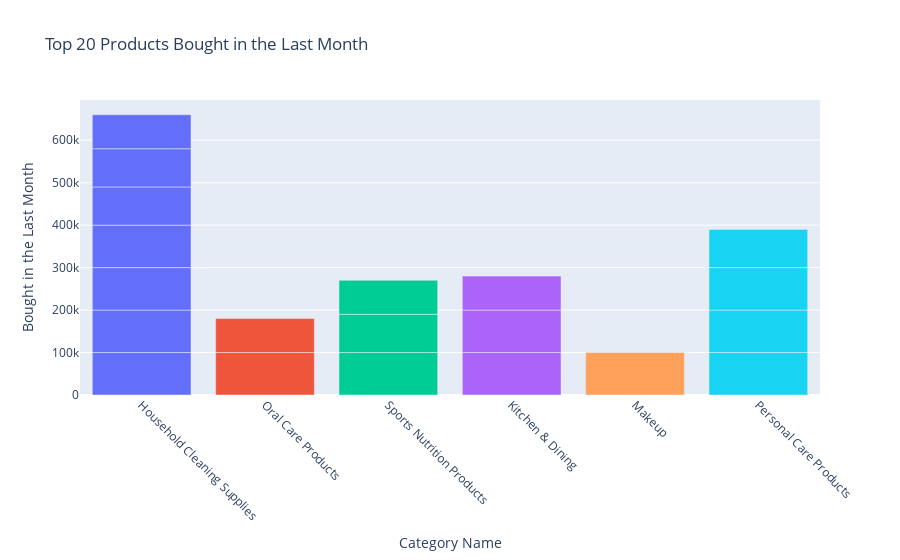

The cell this chart's notebook holds for it:
### Markdown cell above
To make the graph easier to view below is an interactive graph show the same as the above.

### Code cell
# Dataframes to use in graph
# Select the top 20 products
top_20_products_bought_in_last_month = merged_df.nlargest(20, 'boughtInLastMonth')

# Sort by 'boughtInLastMonth' to control x-axis order
top_20_products_bought_in_last_month = top_20_products_bought_in_last_month.sort_values(
    by='boughtInLastMonth', ascending=False
)
# Create interactive bar chart
fig = px.bar(
    top_20_products_bought_in_last_month,
    x='category_name',
    y='boughtInLastMonth',
    color='category_name',  # optional for color distinction
    hover_data=['title', 'boughtInLastMonth', 'price', 'reviews', 'stars', 'isBestSeller'],  # what to show on hover
    labels={'boughtInLastMonth': 'Bought in Last Month'},
    title='Top 20 Products Bought in the Last Month'
)

# Update layout for readability
fig.update_layout(
    xaxis_title='Category Name',
    yaxis_title='Bought in the Last Month',
    xaxis_tickangle=45,
    legend_title='Category',
    showlegend=False  # Hide default legend since hover shows product name
)

# Show the interactive chart
fig.show()

### Figure 1 — Plotly figure (JSON) as saved in the notebook; plotly's stock layout.template omitted (floating-point values rounded to 4 significant figures)
{"data": [{"customdata": [["Bounty Quick Size Paper Towels, White, 8 Family Rolls = 20 Regular Rolls", 24.42, 0, 4.8, 1], ["Amazon Brand - Presto! Flex-a-Size Paper Towels, 158 Sheet Huge Roll, 12 Rolls (2 Packs of 6), Equivalent to 38 Regular Rolls, White", 28.28, 0, 4.7, 0], ["Stardrops - The Pink Stuff - The Miracle All Purpose Cleaning Paste", 4.99, 0, 4.4, 1], ["Amazon Basics 2-Ply Paper Towels, Flex-Sheets, 150 Sheets per Roll, 12 Rolls (2 Packs of 6), White", 22.86, 0, 4.2, 0], ["Amazon Basics Tall Kitchen Drawstring Trash Bags, 13 Gallon, Unscented, 120 Count (Previously Solimo)", 18.88, 0, 4.7, 1], ["Sparkle® Pick-A-Size® Paper Towels, 6 Double Rolls = 12 Regular Rolls", 7.28, 0, 4.6, 0], ["Clorox Toilet Wand Disinfecting Refills, Bathroom Cleaning, Toilet Brush Heads, Disposable Wand Heads, Blue Original, 30 Count", 18.89, 0, 4.7, 1]], "hovertemplate": "category_name=%{x}<br>Bought in Last Month=%{y}<br>title=%{customdata[0]}<br>price=%{customdata[1]}<br>reviews=%{customdata[2]}<br>stars=%{customdata[3]}<br>isBestSeller=%{customdata[4]}<extra></extra>", "legendgroup": "Household Cleaning Supplies", "marker": {"color": "#636efa", "pattern": {"shape": ""}}, "name": "Household Cleaning Supplies", "orientation": "v", "showlegend": true, "textposition": "auto", "type": "bar", "x": ["Household Cleaning Supplies", "Household Cleaning Supplies", "Household Cleaning Supplies", "Household Cleaning Supplies", "Household Cleaning Supplies", "Household Cleaning Supplies", "Household Cleaning Supplies"], "xaxis": "x", "y": [100000, 100000, 100000, 100000, 90000, 90000, 80000], "yaxis": "y"}, {"customdata": [["Hismile v34 Colour Corrector, Tooth Stain Removal, Teeth Whitening Booster, Purple Toothpaste, Colour Correcting, Hismile V34, Hismile Colour Corrector, Tooth Colour Corrector", 20.69, 0, 3.4, 1], ["TheraBreath Fresh Breath Mouthwash, Icy Mint Flavor, Alcohol-Free, 16 Fl Oz (2-Pack)", 15.34, 0, 4.8, 1]], "hovertemplate": "category_name=%{x}<br>Bought in Last Month=%{y}<br>title=%{customdata[0]}<br>price=%{customdata[1]}<br>reviews=%{customdata[2]}<br>stars=%{customdata[3]}<br>isBestSeller=%{customdata[4]}<extra></extra>", "legendgroup": "Oral Care Products", "marker": {"color": "#EF553B", "pattern": {"shape": ""}}, "name": "Oral Care Products", "orientation": "v", "showlegend": true, "textposition": "auto", "type": "bar", "x": ["Oral Care Products", "Oral Care Products"], "xaxis": "x", "y": [100000, 80000], "yaxis": "y"}, {"customdata": [["LMNT Zero-Sugar Electrolytes - Variety Salt - Hydration Powder Packets | No Artificial Ingredients | Keto & Paleo Friendly | 12 Sticks", 25, 0, 4.5, 0], ["Liquid I.V. Hydration Multiplier - Lemon Lime - Hydration Powder Packets | Electrolyte Drink Mix | Easy Open Single-Serving | Non-GMO | 16 Sticks", 23.45, 0, 4.7, 1], ["Nutricost Creatine Monohydrate Micronized Powder 500G, 5000mg Per Serv (5g) - Micronized Creatine Monohydrate, 100 Servings", 23.5, 0, 4.7, 1]], "hovertemplate": "category_name=%{x}<br>Bought in Last Month=%{y}<br>title=%{customdata[0]}<br>price=%{customdata[1]}<br>reviews=%{customdata[2]}<br>stars=%{customdata[3]}<br>isBestSeller=%{customdata[4]}<extra></extra>", "legendgroup": "Sports Nutrition Products", "marker": {"color": "#00cc96", "pattern": {"shape": ""}}, "name": "Sports Nutrition Products", "orientation": "v", "showlegend": true, "textposition": "auto", "type": "bar", "x": ["Sports Nutrition Products", "Sports Nutrition Products", "Sports Nutrition Products"], "xaxis": "x", "y": [100000, 90000, 80000], "yaxis": "y"}, {"customdata": [["Nespresso Capsules VertuoLine, Medium and Dark Roast Coffee, Variety Pack, Stormio, Odacio, Melozio, 30 Count, Brews 7.77 Fl Oz (Pack of 3 )", 37.5, 0, 4.8, 0], ["Dixie Paper Plates, 8 1/2 inch, Dinner Size Printed Disposable Plate, 90 Count", 5.99, 0, 4.8, 1], ["Nespresso Capsules VertuoLine, Melozio, Medium Roast Coffee, Coffee Pods, Brews 7.77 Fl Ounce (VERTUOLINE ONLY), 10 Count (Pack of 3)", 37.5, 0, 4.8, 0]], "hovertemplate": "category_name=%{x}<br>Bought in Last Month=%{y}<br>title=%{customdata[0]}<br>price=%{customdata[1]}<br>reviews=%{customdata[2]}<br>stars=%{customdata[3]}<br>isBestSeller=%{customdata[4]}<extra></extra>", "legendgroup": "Kitchen & Dining", "marker": {"color": "#ab63fa", "pattern": {"shape": ""}}, "name": "Kitchen & Dining", "orientation": "v", "showlegend": true, "textposition": "auto", "type": "bar", "x": ["Kitchen & Dining", "Kitchen & Dining", "Kitchen & Dining"], "xaxis": "x", "y": [100000, 100000, 80000], "yaxis": "y"}, {"customdata": [["essence | Lash Princess False Lash Effect Mascara | Gluten & Cruelty Free", 4.99, 346563, 4.3, 1]], "hovertemplate": "category_name=%{x}<br>Bought in Last Month=%{y}<br>title=%{customdata[0]}<br>price=%{customdata[1]}<br>reviews=%{customdata[2]}<br>stars=%{customdata[3]}<br>isBestSeller=%{customdata[4]}<extra></extra>", "legendgroup": "Makeup", "marker": {"color": "#FFA15A", "pattern": {"shape": ""}}, "name": "Makeup", "orientation": "v", "showlegend": true, "textposition": "auto", "type": "bar", "x": ["Makeup"], "xaxis": "x", "y": [100000], "yaxis": "y"}, {"customdata": [["COSRX Snail Mucin 96% Power Repairing Essence 3.38 fl.oz 100ml, Hydrating Serum for Face with Snail Secretion Filtrate for Dull & Damaged Skin, Not Tested on Animals, No Parabens, Korean Skincare", 15, 0, 4.6, 1], ["Mighty Patch Original from Hero Cosmetics - Hydrocolloid Acne Pimple Patch for Covering Zits and Blemishes, Spot Stickers for Face and Skin, Vegan-friendly and Not Tested on Animals (36 Count)", 11.97, 0, 4.5, 1], ["Neutrogena Cleansing Fragrance Free Makeup Remover Face Wipes, Cleansing Facial Towelettes for Waterproof Makeup, Alcohol-Free, Unscented, 100% Plant-Based Fibers, Twin Pack, 2 x 25 ct", 10.27, 0, 4.8, 1], ["CeraVe Moisturizing Cream | Body and Face Moisturizer for Dry Skin | Body Cream with Hyaluronic Acid and Ceramides | Hydrating Moisturizer | Fragrance Free Non-Comedogenic | 19 Ounce", 17.78, 0, 4.8, 1]], "hovertemplate": "category_name=%{x}<br>Bought in Last Month=%{y}<br>title=%{customdata[0]}<br>price=%{customdata[1]}<br>reviews=%{customdata[2]}<br>stars=%{customdata[3]}<br>isBestSeller=%{customdata[4]}<extra></extra>", "legendgroup": "Personal Care Products", "marker": {"color": "#19d3f3", "pattern": {"shape": ""}}, "name": "Personal Care Products", "orientation": "v", "showlegend": true, "textposition": "auto", "type": "bar", "x": ["Personal Care Products", "Personal Care Products", "Personal Care Products", "Personal Care Products"], "xaxis": "x", "y": [100000, 100000, 100000, 90000], "yaxis": "y"}], "layout": {"barmode": "relative", "legend": {"title": {"text": "Category"}, "tracegroupgap": 0}, "showlegend": false, "title": {"text": "Top 20 Products Bought in the Last Month"}, "xaxis": {"anchor": "y", "categoryarray": ["Household Cleaning Supplies", "Oral Care Products", "Sports Nutrition Products", "Kitchen & Dining", "Makeup", "Personal Care Products"], "categoryorder": "array", "domain": [0, 1], "tickangle": 45, "title": {"text": "Category Name"}}, "yaxis": {"anchor": "x", "domain": [0, 1], "title": {"text": "Bought in the Last Month"}}}}
